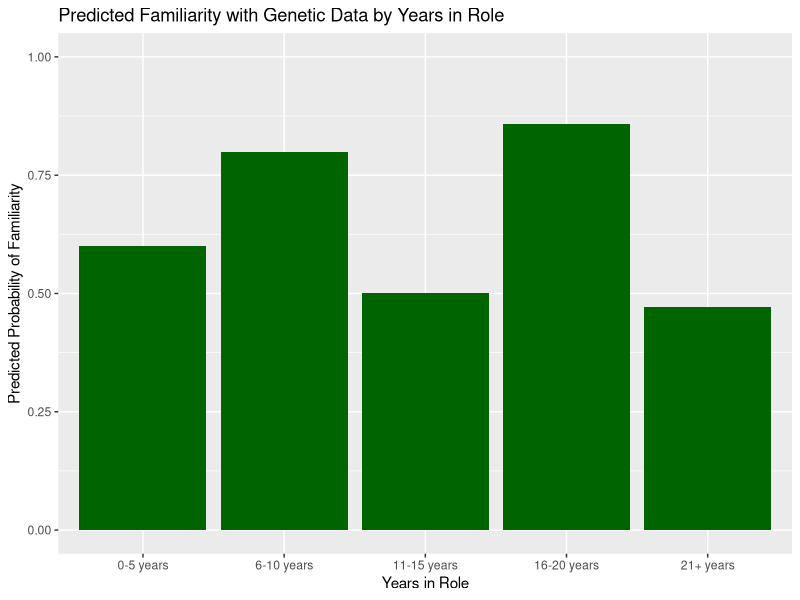
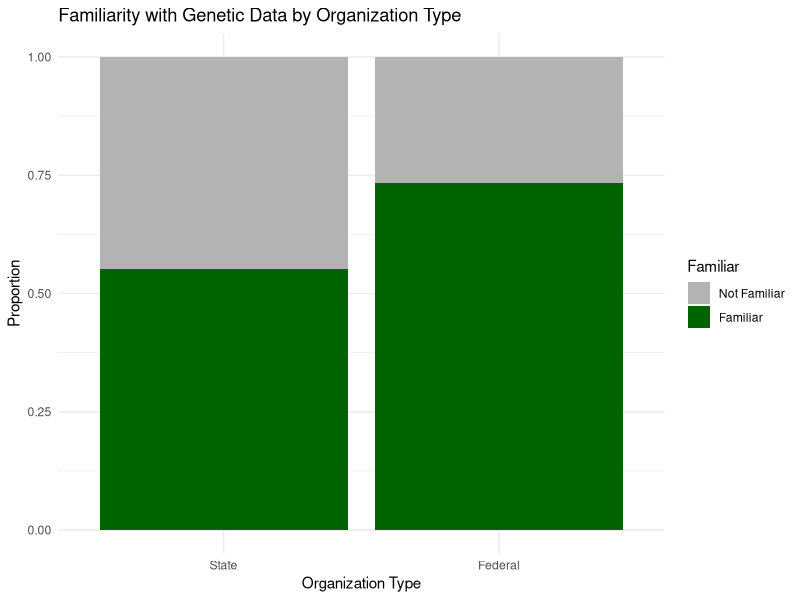
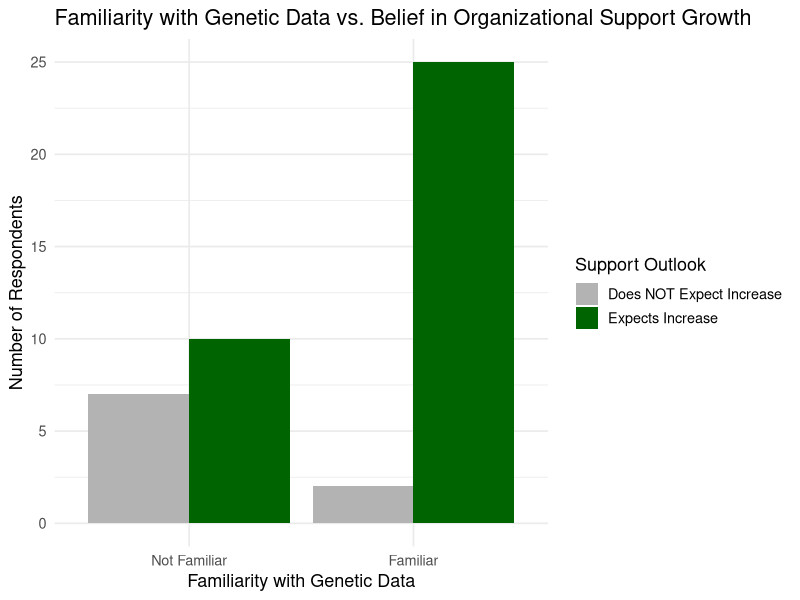
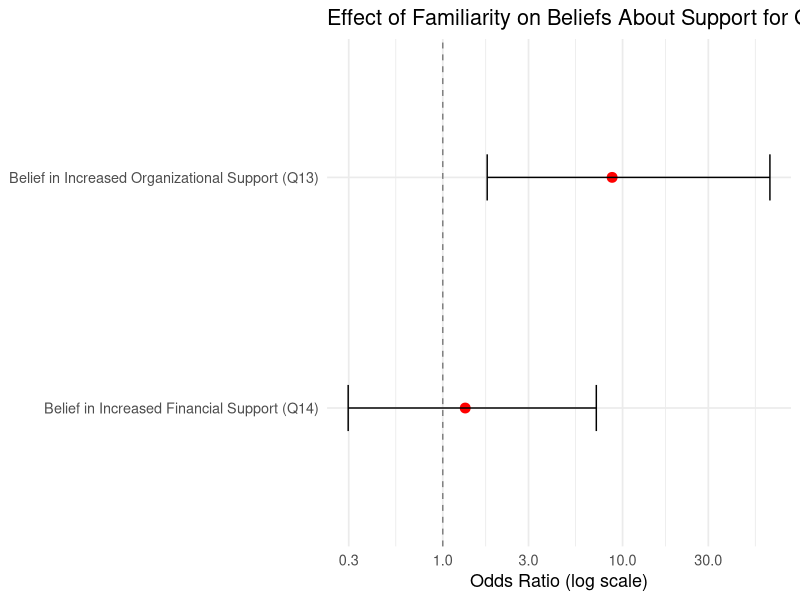
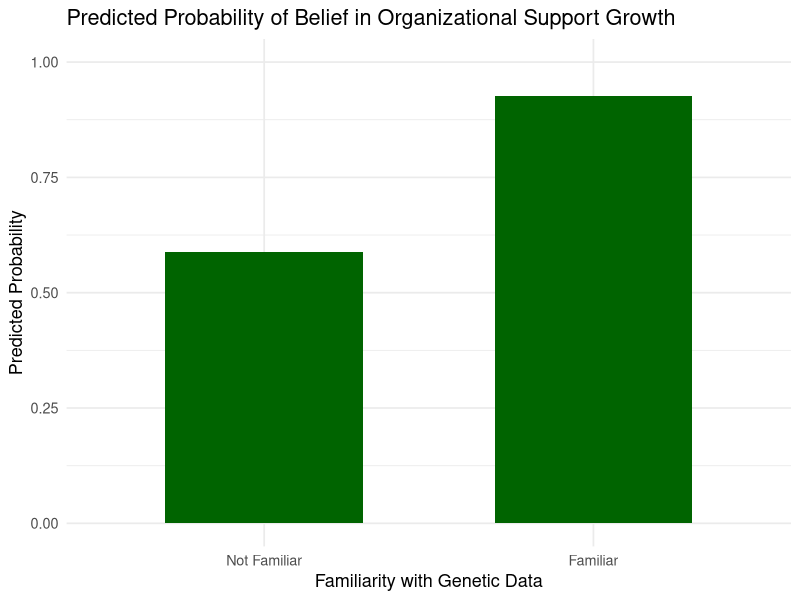
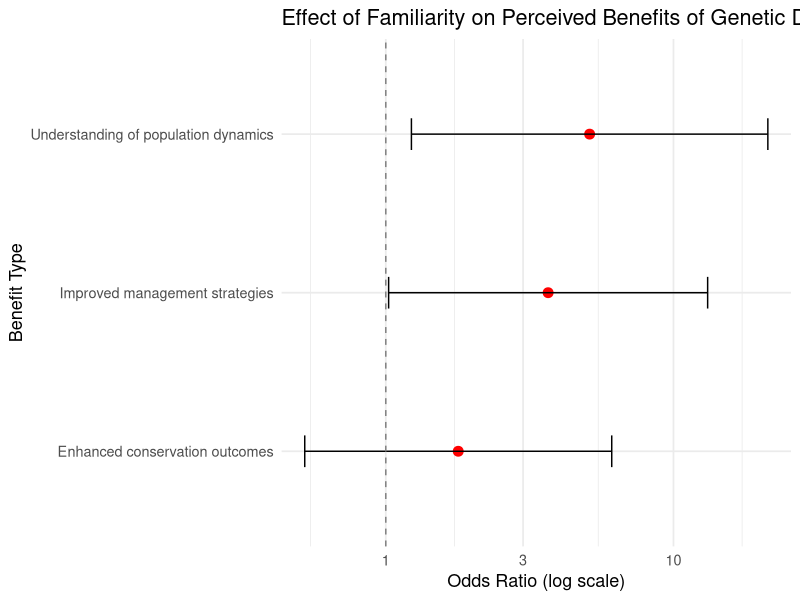
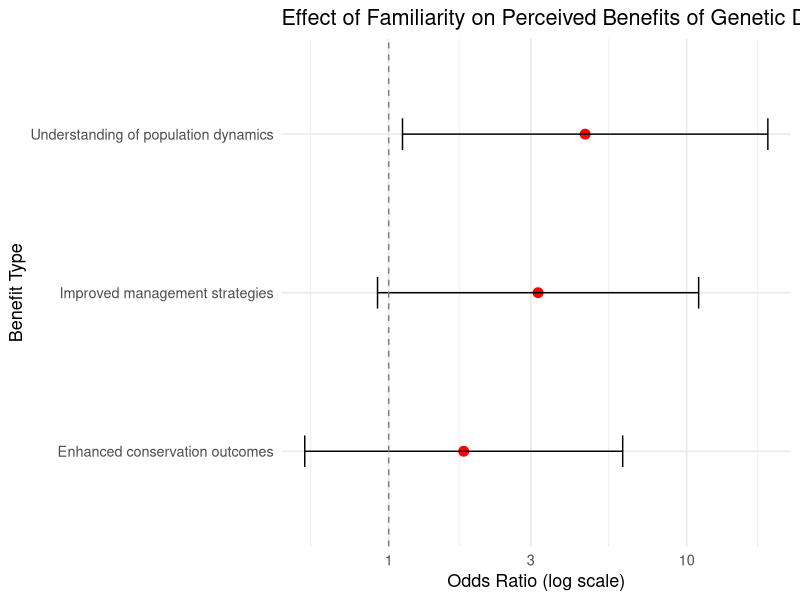
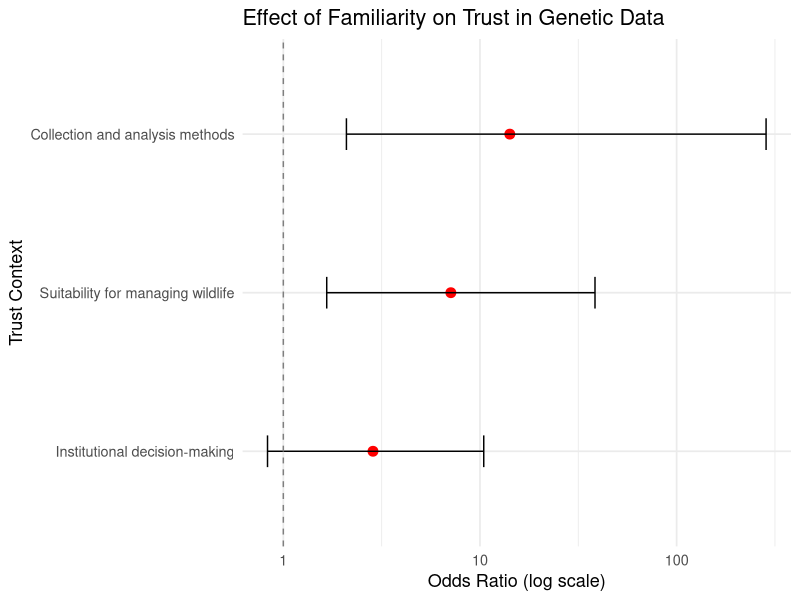

The R script that drew these images, in order: (Note: this script raises an error after producing the figures.)
# Load libraries
library(tidyverse)
library(broom)
library(forcats)
library(ggplot2)

# Set working directory and read the CSV
setwd("C:/Users/andre/Box/GeneticData")
df_raw <- read_csv("Surveyresults_04_29_25.csv")

# Remove rows 2 and 1 (rows 1 and 2 of metadata) this was because I only need the header and the data 
df <- df_raw[-c(1, 2), ]

# Recode outcome variable (Q16 = familiarity)
df <- df %>%
  mutate(
    familiar_bin = case_when(
      Q16 %in% c("Very familiar", "Somewhat familiar") ~ 1,
      Q16 %in% c("Neutral/Unsure", "Somewhat unfamiliar", "Very unfamiliar") ~ 0,
      TRUE ~ NA_real_
    ),
    role = fct_lump_min(as.factor(Q1), min = 3),
    years_in_role = as.factor(Q2),
    state = fct_lump_min(as.factor(Q3), min = 3),
    org_type = fct_lump_min(as.factor(Q4), min = 3),
    education = as.factor(Q5),
    gender = as.factor(Q7),
    age_range = as.factor(Q8)
  ) %>%
  filter(!is.na(familiar_bin))

# Create a named list of predictor formulas
predictors <- list(
  role = familiar_bin ~ role,
  years = familiar_bin ~ years_in_role,
  state = familiar_bin ~ state,
  org = familiar_bin ~ org_type,
  education = familiar_bin ~ education,
  gender = familiar_bin ~ gender,
  age = familiar_bin ~ age_range
)

# Run GLMs individually and tidy the results
glm_results <- map_dfr(
  predictors,
  ~ tidy(glm(.x, data = df, family = binomial)),
  .id = "predictor"
)

# Show only coefficients (drop intercepts)
glm_results_filtered <- glm_results %>%
  filter(term != "(Intercept)") %>%
  select(predictor, term, estimate, std.error, statistic, p.value)

# View results
print(glm_results_filtered)
#############################

#examine whether years in role (Q2) predicts familiarity with genetic data (Q16)

library(tidyverse)

# Recode familiarity (Q16): 1 = Familiar, 0 = Not familiar
df$familiar_binary <- ifelse(
  df$Q16 %in% c("Very familiar", "Somewhat familiar"), 1, 0
)

# Recode years in role (Q2) as ordered factor
df$years_in_role <- factor(
  df$Q2,
  levels = c("0-5 years", "6-10 years", "11-15 years", "16-20 years", "21+ years"),
  ordered = TRUE
)

# Recode organization type (Q4) if not already done
df$org_binary <- case_when(
  df$Q4 == "Federal agency" ~ "Federal",
  df$Q4 == "State agency" ~ "State",
  TRUE ~ NA_character_
)

# Fit binomial GLM: Does experience predict familiarity?
model <- glm(familiar_binary ~ years_in_role, data = df, family = binomial)

# Print model summary
summary(model)

# Get odds ratios and 95% confidence intervals
exp(cbind(OR = coef(model), confint(model)))

# Predict probabilities for each category
new_data <- data.frame(
  years_in_role = factor(
    levels(df$years_in_role),
    levels = c("0-5 years", "6-10 years", "11-15 years", "16-20 years", "21+ years"),
    ordered = TRUE
  )
)
new_data$predicted_prob <- predict(model, newdata = new_data, type = "response")

# Plot predicted probabilities
ggplot(new_data, aes(x = years_in_role, y = predicted_prob)) +
  geom_bar(stat = "identity", fill = "darkgreen") +
  labs(
    x = "Years in Role",
    y = "Predicted Probability of Familiarity",
    title = "Predicted Familiarity with Genetic Data by Years in Role"
  ) +
  ylim(0, 1)

# Create table of counts by years in role and organization type
count_table <- df %>%
  filter(!is.na(years_in_role), !is.na(org_binary)) %>%
  count(years_in_role, org_binary, name = "n") %>%
  pivot_wider(
    names_from = org_binary,
    values_from = n,
    values_fill = 0
  )

# View count table
print(count_table)

# Optional: save table as CSV
write.csv(count_table, "experience_counts_by_org.csv", row.names = FALSE)


######################################
#state vs federal agency with familiarity
# Load packages
library(tidyverse)

# Clean org_type and familiarity
df <- df %>%
  mutate(
    familiar_bin = case_when(
      Q16 %in% c("Very familiar", "Somewhat familiar") ~ 1,
      Q16 %in% c("Neutral/Unsure", "Somewhat unfamiliar", "Very unfamiliar") ~ 0,
      TRUE ~ NA_real_
    ),
    org_binary = case_when(
      Q4 == "Federal agency" ~ "Federal",
      Q4 == "State agency" ~ "State",
      TRUE ~ NA_character_
    )
  ) %>%
  filter(!is.na(familiar_bin) & !is.na(org_binary))  # remove missing

# Recode to factor
df$org_binary <- factor(df$org_binary, levels = c("State", "Federal"))

# Run binomial GLM
glm_org <- glm(familiar_bin ~ org_binary, data = df, family = binomial)
summary(glm_org)

# Optional: odds ratio
exp(cbind(OR = coef(glm_org), confint(glm_org)))

ggplot(df, aes(x = org_binary, fill = factor(familiar_bin))) +
  geom_bar(position = "fill") +
  labs(
    title = "Familiarity with Genetic Data by Organization Type",
    x = "Organization Type",
    y = "Proportion",
    fill = "Familiar"
  ) +
  scale_fill_manual(values = c("0" = "gray70", "1" = "darkgreen"),
                    labels = c("Not Familiar", "Familiar")) +
  theme_minimal()

# Option 1: Basic table
table(df$org_binary, df$familiar_bin)

# Option 2: Tidy table for printing/export
familiarity_counts <- df %>%
  group_by(org_binary, familiar_bin) %>%
  summarise(n = n(), .groups = "drop") %>%
  mutate(Familiarity = ifelse(familiar_bin == 1, "Familiar", "Not Familiar")) %>%
  select(Organization = org_binary, Familiarity, n)

# Print tidy table
print(familiarity_counts)

####################################

#familiarity vs organizational support and funding support over the next 10 years

# Recode variables 
df <- df %>%
  mutate(
    familiar_bin = case_when(
      Q16 %in% c("Very familiar", "Somewhat familiar") ~ 1,
      Q16 %in% c("Neutral/Unsure", "Somewhat unfamiliar", "Very unfamiliar") ~ 0,
      TRUE ~ NA_real_
    ),
    support_increase = case_when(
      Q13 == "Increase" ~ 1,
      Q13 %in% c("Decrease", "Stay the same", "Unsure") ~ 0,
      TRUE ~ NA_real_
    ),
    funding_increase = case_when(
      Q14 == "Increase" ~ 1,
      Q14 %in% c("Decrease", "Stay the same", "Unsure") ~ 0,
      TRUE ~ NA_real_
    )
  ) %>%
  filter(!is.na(familiar_bin))  # Drop rows with missing outcome

# Drop NAs for each model separately
df_support <- df %>% filter(!is.na(support_increase))
df_funding <- df %>% filter(!is.na(funding_increase))

# GLM: Does familiarity predict belief in increasing support?
glm_support <- glm(support_increase ~ familiar_bin, data = df_support, family = binomial)
summary(glm_support)

# GLM: Does familiarity predict belief in increasing funding?
glm_funding <- glm(funding_increase ~ familiar_bin, data = df_funding, family = binomial)
summary(glm_funding)

# Odds ratios
exp(cbind(OR = coef(glm_support), confint(glm_support)))
exp(cbind(OR = coef(glm_funding), confint(glm_funding)))



# Prepare the data with readable labels
plot_data <- df %>%
  filter(!is.na(familiar_bin), !is.na(support_increase)) %>%
  mutate(
    familiar_label = factor(familiar_bin, labels = c("Not Familiar", "Familiar")),
    support_label = factor(support_increase, labels = c("Does NOT Expect Increase", "Expects Increase"))
  )

# Side-by-side bar plot (count)
ggplot(plot_data, aes(x = familiar_label, fill = support_label)) +
  geom_bar(position = "dodge") +
  labs(
    title = "Familiarity with Genetic Data vs. Belief in Organizational Support Growth",
    x = "Familiarity with Genetic Data",
    y = "Number of Respondents",
    fill = "Support Outlook"
  ) +
  scale_fill_manual(values = c("gray70", "darkgreen")) +
  theme_minimal(base_size = 13)



# Extract odds ratios and 95% CI for both models
or_support <- exp(cbind(OR = coef(glm_support), confint(glm_support)))[2, ]
or_funding <- exp(cbind(OR = coef(glm_funding), confint(glm_funding)))[2, ]

# Combine into a data frame
support_forest_df <- data.frame(
  Outcome = c(
    "Belief in Increased Organizational Support (Q13)",
    "Belief in Increased Financial Support (Q14)"
  ),
  OR = c(or_support["OR"], or_funding["OR"]),
  CI_lower = c(or_support["2.5 %"], or_funding["2.5 %"]),
  CI_upper = c(or_support["97.5 %"], or_funding["97.5 %"])
)

# Plot
library(ggplot2)

ggplot(support_forest_df, aes(x = OR, y = reorder(Outcome, OR))) +
  geom_point(color = "red", size = 3) +
  geom_errorbarh(aes(xmin = CI_lower, xmax = CI_upper), height = 0.2) +
  geom_vline(xintercept = 1, linetype = "dashed", color = "gray50") +
  scale_x_log10() +
  labs(
    title = "Effect of Familiarity on Beliefs About Support for Genetic Data",
    x = "Odds Ratio (log scale)",
    y = NULL
  ) +
  theme_minimal(base_size = 13)






# Create prediction dataset
predict_df <- data.frame(familiar_bin = c(0, 1))

# Get predicted probabilities with confidence intervals
predict_df <- predict_df %>%
  mutate(
    predicted_prob = predict(glm_support, newdata = ., type = "response"),
    label = factor(familiar_bin, labels = c("Not Familiar", "Familiar"))
  )

# Plot predicted probabilities
library(ggplot2)

ggplot(predict_df, aes(x = label, y = predicted_prob)) +
  geom_col(fill = "darkgreen", width = 0.6) +
  labs(
    title = "Predicted Probability of Belief in Organizational Support Growth",
    x = "Familiarity with Genetic Data",
    y = "Predicted Probability"
  ) +
  ylim(0, 1) +
  theme_minimal(base_size = 13)



df %>%
  filter(!is.na(familiar_bin), !is.na(support_increase)) %>%
  mutate(
    Familiarity = factor(familiar_bin, labels = c("Not Familiar", "Familiar")),
    Support_Outlook = factor(support_increase, labels = c("Does NOT Expect Increase", "Expects Increase"))
  ) %>%
  count(Familiarity, Support_Outlook)


###########################################

#Familiarity and perceived benefits in using GD in management 

# Recode benefit ratings into binary outcomes
df <- df %>%
  mutate(
    benefit_manage = ifelse(Q9_1 %in% c("Highly beneficial"), 1, 0),
    benefit_population = ifelse(Q9_2 %in% c("Highly beneficial"), 1, 0),
    benefit_conservation = ifelse(Q9_3 %in% c("Highly beneficial"), 1, 0),
    familiar_bin = case_when(
      Q16 %in% c("Very familiar", "Somewhat familiar") ~ 1,
      Q16 %in% c("Neutral/Unsure", "Somewhat unfamiliar", "Very unfamiliar") ~ 0,
      TRUE ~ NA_real_
    )
  ) %>%
  filter(!is.na(familiar_bin))  # Remove missing familiarity responses

# GLM: Does familiarity predict high perceived benefit?
glm_manage <- glm(benefit_manage ~ familiar_bin, data = df, family = binomial)
glm_population <- glm(benefit_population ~ familiar_bin, data = df, family = binomial)
glm_conservation <- glm(benefit_conservation ~ familiar_bin, data = df, family = binomial)

# View results
summary(glm_manage)
summary(glm_population)
summary(glm_conservation)

# Odds ratios
exp(cbind(OR = coef(glm_manage), confint(glm_manage)))
exp(cbind(OR = coef(glm_population), confint(glm_population)))
exp(cbind(OR = coef(glm_conservation), confint(glm_conservation)))



# Extract ORs and CIs for each model
or_manage <- exp(cbind(OR = coef(glm_manage), confint.default(glm_manage)))[2, ]
or_population <- exp(cbind(OR = coef(glm_population), confint.default(glm_population)))[2, ]
or_conservation <- exp(cbind(OR = coef(glm_conservation), confint.default(glm_conservation)))[2, ]


# Create a summary dataframe
or_df <- data.frame(
  Benefit = c("Improved management strategies", 
              "Understanding of population dynamics", 
              "Enhanced conservation outcomes"),
  OR = c(or_manage["OR"], or_population["OR"], or_conservation["OR"]),
  CI_lower = c(or_manage["2.5 %"], or_population["2.5 %"], or_conservation["2.5 %"]),
  CI_upper = c(or_manage["97.5 %"], or_population["97.5 %"], or_conservation["97.5 %"])
)

# Plot the odds ratios
library(ggplot2)

ggplot(or_df, aes(x = OR, y = reorder(Benefit, OR))) +
  geom_point(size = 3, color = "red") +
  geom_errorbarh(aes(xmin = CI_lower, xmax = CI_upper), height = 0.2) +
  geom_vline(xintercept = 1, linetype = "dashed", color = "gray50") +
  labs(
    title = "Effect of Familiarity on Perceived Benefits of Genetic Data",
    x = "Odds Ratio (log scale)",
    y = "Benefit Type"
  ) +
  scale_x_log10() +
  theme_minimal(base_size = 13)

##################################

#Part 2 of Familiarity and perceived benefits in using GD in management 

# Load required packages
library(tidyverse)
library(MASS)  # for polr()
library(broom) # for tidy model output

# Recode perceived benefit ratings into ordered factors
df <- df %>%
  mutate(
    benefit_manage = factor(Q9_1, levels = c("Not beneficial", "Sometimes beneficial", "Highly beneficial"), ordered = TRUE),
    benefit_population = factor(Q9_2, levels = c("Not beneficial", "Sometimes beneficial", "Highly beneficial"), ordered = TRUE),
    benefit_conservation = factor(Q9_3, levels = c("Not beneficial", "Sometimes beneficial", "Highly beneficial"), ordered = TRUE),
    familiar_bin = case_when(
      Q16 %in% c("Very familiar", "Somewhat familiar") ~ 1,
      Q16 %in% c("Neutral/Unsure", "Somewhat unfamiliar", "Very unfamiliar") ~ 0,
      TRUE ~ NA_real_
    )
  ) %>%
  filter(!is.na(familiar_bin))  # Remove rows with missing familiarity

# Fit ordinal logistic regression models
model_manage <- polr(benefit_manage ~ familiar_bin, data = df, Hess = TRUE)
model_population <- polr(benefit_population ~ familiar_bin, data = df, Hess = TRUE)
model_conservation <- polr(benefit_conservation ~ familiar_bin, data = df, Hess = TRUE)

# Extract ORs and confidence intervals
or_manage <- exp(cbind(OR = coef(model_manage), confint.default(model_manage)))
or_population <- exp(cbind(OR = coef(model_population), confint.default(model_population)))
or_conservation <- exp(cbind(OR = coef(model_conservation), confint.default(model_conservation)))

# Combine results into a summary dataframe
or_df <- data.frame(
  Benefit = c("Improved management strategies",
              "Understanding of population dynamics",
              "Enhanced conservation outcomes"),
  OR = c(or_manage["familiar_bin", "OR"], or_population["familiar_bin", "OR"], or_conservation["familiar_bin", "OR"]),
  CI_lower = c(or_manage["familiar_bin", "2.5 %"], or_population["familiar_bin", "2.5 %"], or_conservation["familiar_bin", "2.5 %"]),
  CI_upper = c(or_manage["familiar_bin", "97.5 %"], or_population["familiar_bin", "97.5 %"], or_conservation["familiar_bin", "97.5 %"])
)

# Plot odds ratios
ggplot(or_df, aes(x = OR, y = reorder(Benefit, OR))) +
  geom_point(size = 3, color = "red") +
  geom_errorbarh(aes(xmin = CI_lower, xmax = CI_upper), height = 0.2) +
  geom_vline(xintercept = 1, linetype = "dashed", color = "gray50") +
  labs(
    title = "Effect of Familiarity on Perceived Benefits of Genetic Data",
    x = "Odds Ratio (log scale)",
    y = "Benefit Type"
  ) +
  scale_x_log10() +
  theme_minimal(base_size = 13)

##For pvalues now 

# Extract summary objects
summary_manage <- summary(model_manage)
summary_population <- summary(model_population)
summary_conservation <- summary(model_conservation)

# Calculate p-values from t-values
pval_manage <- pnorm(abs(coef(summary_manage)[, "t value"]), lower.tail = FALSE) * 2
pval_population <- pnorm(abs(coef(summary_population)[, "t value"]), lower.tail = FALSE) * 2
pval_conservation <- pnorm(abs(coef(summary_conservation)[, "t value"]), lower.tail = FALSE) * 2

# Combine with OR results
results_df <- data.frame(
  Benefit = c("Improved management strategies", 
              "Understanding of population dynamics", 
              "Enhanced conservation outcomes"),
  OR = c(or_manage["familiar_bin", "OR"], 
         or_population["familiar_bin", "OR"], 
         or_conservation["familiar_bin", "OR"]),
  CI_lower = c(or_manage["familiar_bin", "2.5 %"], 
               or_population["familiar_bin", "2.5 %"], 
               or_conservation["familiar_bin", "2.5 %"]),
  CI_upper = c(or_manage["familiar_bin", "97.5 %"], 
               or_population["familiar_bin", "97.5 %"], 
               or_conservation["familiar_bin", "97.5 %"]),
  p_value = c(pval_manage["familiar_bin"], 
              pval_population["familiar_bin"], 
              pval_conservation["familiar_bin"])
)

print(results_df)


##################################

#familiarity and question 11 about trust 

# Recode binary trust outcomes from Q11 items
df <- df %>%
  mutate(
    familiar_bin = case_when(
      Q16 %in% c("Very familiar", "Somewhat familiar") ~ 1,
      Q16 %in% c("Neutral/Unsure", "Somewhat unfamiliar", "Very unfamiliar") ~ 0,
      TRUE ~ NA_real_
    ),
    trust_manage = ifelse(Q11_1 %in% c("Very high", "Somewhat high"), 1, 0),
    trust_institution = ifelse(Q11_2 %in% c("Very high", "Somewhat high"), 1, 0),
    trust_methods = ifelse(Q11_3 %in% c("Very high", "Somewhat high"), 1, 0)
  ) %>%
  filter(!is.na(familiar_bin))  # Only keep rows with familiarity scored

# Run GLMs
glm_trust_manage <- glm(trust_manage ~ familiar_bin, data = df, family = binomial)
glm_trust_institution <- glm(trust_institution ~ familiar_bin, data = df, family = binomial)
glm_trust_methods <- glm(trust_methods ~ familiar_bin, data = df, family = binomial)

# View summaries
summary(glm_trust_manage)
summary(glm_trust_institution)
summary(glm_trust_methods)

# Odds ratios with 95% confidence intervals
exp(cbind(OR = coef(glm_trust_manage), confint(glm_trust_manage)))
exp(cbind(OR = coef(glm_trust_institution), confint(glm_trust_institution)))
exp(cbind(OR = coef(glm_trust_methods), confint(glm_trust_methods)))


# Extract ORs and CIs for each GLM
or_trust_manage <- exp(cbind(OR = coef(glm_trust_manage), confint(glm_trust_manage)))[2, ]
or_trust_institution <- exp(cbind(OR = coef(glm_trust_institution), confint(glm_trust_institution)))[2, ]
or_trust_methods <- exp(cbind(OR = coef(glm_trust_methods), confint(glm_trust_methods)))[2, ]

# Create dataframe for plotting
trust_or_df <- data.frame(
  Trust_Context = c(
    "Suitability for managing wildlife", 
    "Institutional decision-making", 
    "Collection and analysis methods"
  ),
  OR = c(or_trust_manage["OR"], or_trust_institution["OR"], or_trust_methods["OR"]),
  CI_lower = c(or_trust_manage["2.5 %"], or_trust_institution["2.5 %"], or_trust_methods["2.5 %"]),
  CI_upper = c(or_trust_manage["97.5 %"], or_trust_institution["97.5 %"], or_trust_methods["97.5 %"])
)

# Plot
ggplot(trust_or_df, aes(x = OR, y = reorder(Trust_Context, OR))) +
  geom_point(size = 3, color = "red") +
  geom_errorbarh(aes(xmin = CI_lower, xmax = CI_upper), height = 0.2) +
  geom_vline(xintercept = 1, linetype = "dashed", color = "gray50") +
  labs(
    title = "Effect of Familiarity on Trust in Genetic Data",
    x = "Odds Ratio (log scale)",
    y = "Trust Context"
  ) +
  scale_x_log10() +
  theme_minimal(base_size = 13)
#########################

#question 10 regarding concerns and using familiarity 

# Recode familiarity (Q16)
df <- df %>%
  mutate(
    familiar_bin = case_when(
      Q16 %in% c("Very familiar", "Somewhat familiar") ~ 1,
      Q16 %in% c("Neutral/Unsure", "Somewhat unfamiliar", "Very unfamiliar") ~ 0,
      TRUE ~ NA_real_
    )
  )

# Recode challenge items (Q10_1 to Q10_8) into high concern (1) vs not (0)
df <- df %>%
  mutate(
    challenge_access = ifelse(Q10_1 %in% c("Very high", "Somewhat high"), 1, 0),
    challenge_complexity = ifelse(Q10_2 %in% c("Very high", "Somewhat high"), 1, 0),
    challenge_integration = ifelse(Q10_3 %in% c("Very high", "Somewhat high"), 1, 0),
    challenge_expertise = ifelse(Q10_4 %in% c("Very high", "Somewhat high"), 1, 0),
    challenge_time = ifelse(Q10_5 %in% c("Very high", "Somewhat high"), 1, 0),
    challenge_applicability = ifelse(Q10_6 %in% c("Very high", "Somewhat high"), 1, 0),
    challenge_funding = ifelse(Q10_7 %in% c("Very high", "Somewhat high"), 1, 0),
    challenge_technology = ifelse(Q10_8 %in% c("Very high", "Somewhat high"), 1, 0)
  ) %>%
  filter(!is.na(familiar_bin))

# Run GLMs
glm_challenges <- list(
  access = glm(challenge_access ~ familiar_bin, data = df, family = binomial),
  complexity = glm(challenge_complexity ~ familiar_bin, data = df, family = binomial),
  integration = glm(challenge_integration ~ familiar_bin, data = df, family = binomial),
  expertise = glm(challenge_expertise ~ familiar_bin, data = df, family = binomial),
  time = glm(challenge_time ~ familiar_bin, data = df, family = binomial),
  applicability = glm(challenge_applicability ~ familiar_bin, data = df, family = binomial),
  funding = glm(challenge_funding ~ familiar_bin, data = df, family = binomial),
  technology = glm(challenge_technology ~ familiar_bin, data = df, family = binomial)
)

# View all summaries
lapply(glm_challenges, summary)

# Extract ORs and CIs from each GLM
or_challenges <- map_dfr(glm_challenges, ~ {
  or_data <- exp(cbind(OR = coef(.x), confint(.x)))[2, ]  # 2 = familiar_bin
  tibble(
    OR = or_data["OR"],
    CI_lower = or_data["2.5 %"],
    CI_upper = or_data["97.5 %"]
  )
}, .id = "Challenge")

# Clean up challenge labels
or_challenges$Challenge <- c(
  "Access to DNA samples",
  "Analysis complexity",
  "Data integration",
  "Team expertise",
  "Time for analysis",
  "Applicability to conservation",
  "Funding availability",
  "Technology access"
)

ggplot(or_challenges, aes(x = OR, y = reorder(Challenge, OR))) +
  geom_point(size = 3, color = "firebrick") +
  geom_errorbarh(aes(xmin = CI_lower, xmax = CI_upper), height = 0.2) +
  geom_vline(xintercept = 1, linetype = "dashed", color = "gray50") +
  scale_x_log10() +
  labs(
    title = "Effect of Familiarity on Concern About Genetic Data Challenges",
    x = "Odds Ratio (log scale)",
    y = "Challenge Type"
  ) +
  theme_minimal(base_size = 13)
######################################

##since the above was not significant then I ran this for question 10 regarding concerns and using familiarity 

# Count responses
q10_summary <- q10_long %>%
  group_by(Challenge, Concern) %>%
  summarize(count = n(), .groups = "drop")

# Optional: Order levels for consistent plotting
q10_summary$Concern <- factor(
  q10_summary$Concern,
  levels = c("Very low", "Somewhat low", "Neutral/Unsure", "Somewhat high", "Very high")
)

# Plot
library(ggplot2)

ggplot(q10_summary, aes(x = count, y = Challenge, fill = Concern)) +
  geom_col(position = "stack") +
  scale_fill_brewer(palette = "RdYlGn", direction = -1) +
  labs(
    title = "Overall Reported Concern About Genetic Data Challenges",
    x = "Number of Respondents",
    y = "Challenge",
    fill = "Level of Concern"
  ) +
  theme_minimal(base_size = 13)

q10_long %>%
  group_by(Challenge) %>%
  summarize(total_responses = n())

sum(is.na(df$Q10_4))


######################################

#demographics
# Load required libraries
library(dplyr)
library(knitr)
library(kableExtra)

# Step 1: Select and rename demographic variables
demographics <- dplyr::select(
  df,
  role = Q1,
  years_in_role = Q2,
  state = Q3,
  org_type = Q4,
  education = Q5,
  gender = Q7,
  age_range = Q8
)

# Step 2: Create summarizing function
summarize_demo <- function(var, var_name) {
  demographics %>%
    count({{var}}) %>%
    mutate(
      percent = round(100 * n / sum(n), 1),
      Variable = var_name
    ) %>%
    rename(Category = {{var}})
}

# Step 3: Apply function to each variable
summary_role <- summarize_demo(role, "Role")
summary_years <- summarize_demo(years_in_role, "Years in Role")
summary_state <- summarize_demo(state, "State")
summary_org <- summarize_demo(org_type, "Organization Type")
summary_edu <- summarize_demo(education, "Education")
summary_gender <- summarize_demo(gender, "Gender")
summary_age <- summarize_demo(age_range, "Age Range")

# Step 4: Combine all summaries
demo_summary <- bind_rows(
  summary_role,
  summary_years,
  summary_state,
  summary_org,
  summary_edu,
  summary_gender,
  summary_age
) %>%
  dplyr::select(Variable, Category, n, percent)

# Step 5: Print nicely
kable(demo_summary, align = "lcc", caption = "Demographic Summary of Survey Respondents") %>%
  kable_styling(full_width = FALSE, position = "center", bootstrap_options = c("striped", "hover"))

###########################################
